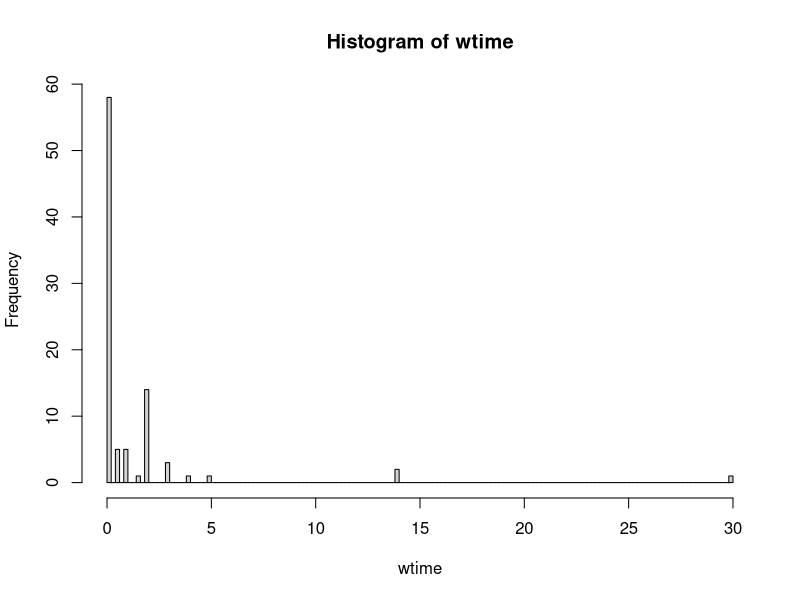
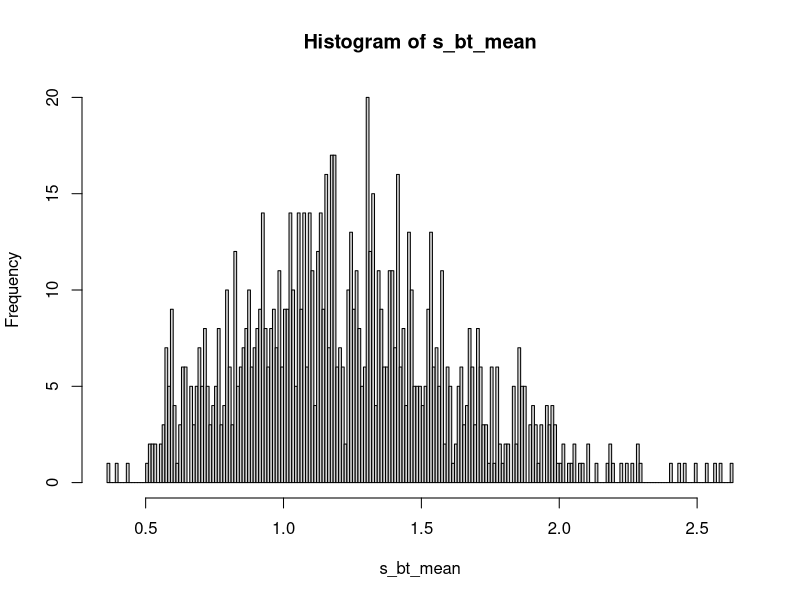

R code for these plots, in order:
# Video Games , Q3

nsim <-1000

wtime <- c(2,0,0,0.5,0,0,0,0,2,0,0,0,0,3,1,0,0,0,2,0,2,0,2,0,0,0,0,0,0,0,0,1,0,0,0,0.1,0.5,1,0,0,0,2,2,0.5,0,2,0,0,0,2,0,0,0.5,3,0,0,0,4,30,14,0,0,0,0.5,14,1,0,0,1.5,0,0,2,0,0,0,0,0,0,0,2,1,0,0,2,0,2,2,5,0,3,0)

hist(wtime,breaks=200,freq=TRUE)

# sample mean

s_mean <- mean(wtime)

# bootstrapping
s_bt_mean <- rep(0,nsim)

for (j in 1: nsim) {

s_bt <- sample(wtime,replace=TRUE)

s_bt_mean[j] <- mean(s_bt)

}

hist(s_bt_mean,breaks=200,freq=TRUE)

cat("confidence interval for mean:",s_mean,"is:",quantile(s_bt_mean,.025),"::",quantile(s_bt_mean,.975),"\n")



